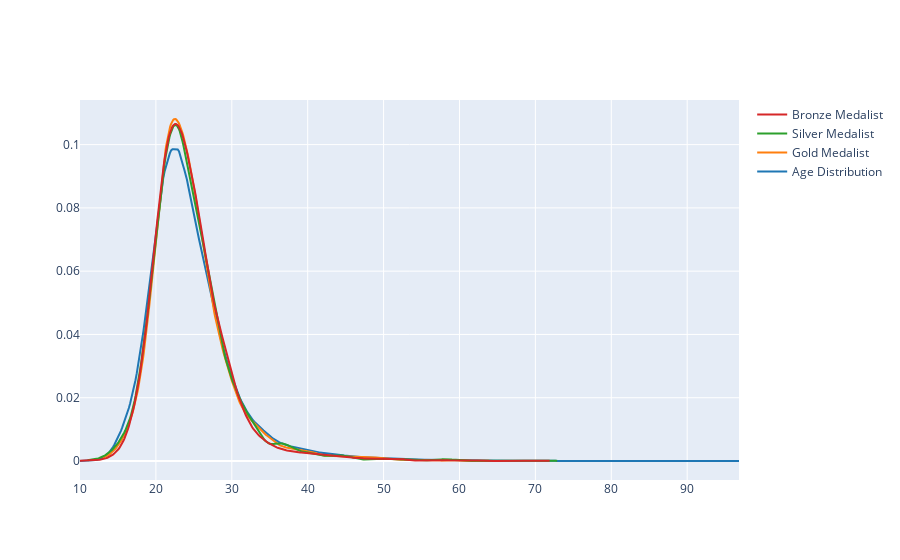

Notebook cell for this chart:
### Code cell
temp_df =df.drop_duplicates(['Name','region'])
x1 =temp_df['Age'].dropna()
x2= temp_df[temp_df['Medal']=='Gold']['Age'].dropna()
x3= temp_df[temp_df['Medal']=='Silver']['Age'].dropna()
x4= temp_df[temp_df['Medal']=='Bronze']['Age'].dropna()
fig =ff.create_distplot([x1,x2,x3,x4],['Age Distribution','Gold Medalist','Silver Medalist','Bronze Medalist'],show_hist=False,show_rug =False)
fig.show()

### Figure 1 — Plotly figure (JSON) as saved in the notebook; plotly's stock layout.template omitted (floating-point values rounded to 4 significant figures; data arrays with more than 128 entries replaced by an {"elided": "..."} marker saying what was removed)
{"data": [{"legendgroup": "Age Distribution", "marker": {"color": "rgb(31, 119, 180)"}, "mode": "lines", "name": "Age Distribution", "showlegend": true, "type": "scatter", "x": {"elided": "500 float values"}, "xaxis": "x", "y": {"elided": "500 float values"}, "yaxis": "y"}, {"legendgroup": "Gold Medalist", "marker": {"color": "rgb(255, 127, 14)"}, "mode": "lines", "name": "Gold Medalist", "showlegend": true, "type": "scatter", "x": {"elided": "500 float values"}, "xaxis": "x", "y": {"elided": "500 float values"}, "yaxis": "y"}, {"legendgroup": "Silver Medalist", "marker": {"color": "rgb(44, 160, 44)"}, "mode": "lines", "name": "Silver Medalist", "showlegend": true, "type": "scatter", "x": {"elided": "500 float values"}, "xaxis": "x", "y": {"elided": "500 float values"}, "yaxis": "y"}, {"legendgroup": "Bronze Medalist", "marker": {"color": "rgb(214, 39, 40)"}, "mode": "lines", "name": "Bronze Medalist", "showlegend": true, "type": "scatter", "x": {"elided": "500 float values"}, "xaxis": "x", "y": {"elided": "500 float values"}, "yaxis": "y"}], "layout": {"barmode": "overlay", "hovermode": "closest", "legend": {"traceorder": "reversed"}, "xaxis": {"anchor": "y2", "domain": [0, 1], "zeroline": false}, "yaxis": {"anchor": "free", "domain": [0, 1], "position": 0}}}
